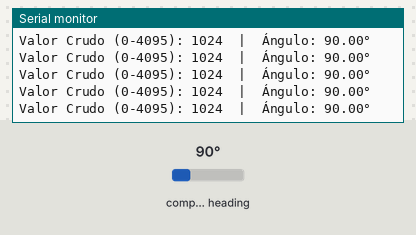
Bench run of a program on a simulated Arduino Nano, built with avr-gcc and run on an emulated ATmega328P. On the bench: the last lines printed to the serial monitor. Wiring (inferred from the names in the program): AS5600 angle sensor at I2C address 0x36. The test bench sets the inputs (shaded band); at power-on: compass heading 90°.

Above: at 1.2 s.
1.3 s: compass heading set to 7°
At 1.57 s:
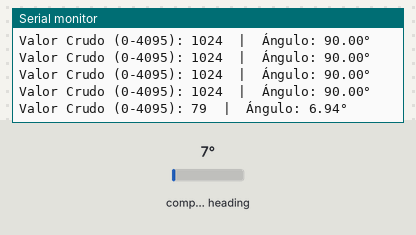
2.8 s: compass heading set to 180°
At 2.98 s:
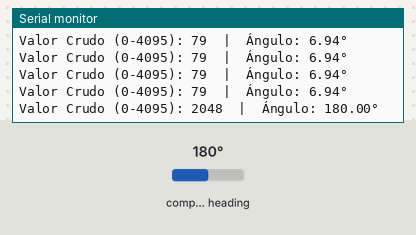
Timing chart, 0 to 5.8 s (numbered marks = the images above; inputs shaded):
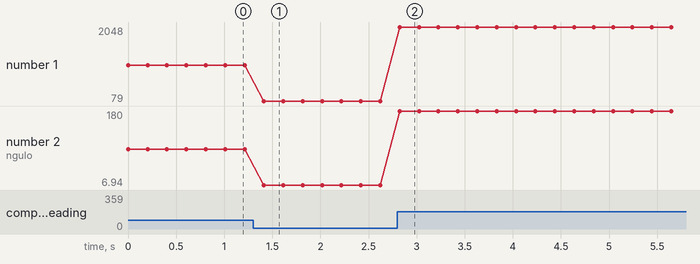

Measured:
- after the input at 1.3 s, the serial monitor: prints a new line after 0.11 s (image 1)
- after the input at 2.8 s, the serial monitor: prints a new line at once (image 2)
- plotted number 1: 1024 → 79 after the input at 1.3 s, 79 → 2048 after the input at 2.8 s
- plotted number 2: 90 → 6.94 after the input at 1.3 s, 6.94 → 180 after the input at 2.8 s

The program:

main.cpp
```cpp
#include <Wire.h> // Única librería estándar obligatoria para el hardware I2C
#include <Arduino.h>


// Definiciones de hardware según el Infineon AS5600 Datasheet
const uint8_t AS5600_ADDRESS = 0x36;  // Dirección I2C fija del sensor
const uint8_t REG_RAW_ANGLE_MSB = 0x0C; // Registro del byte alto del ángulo

void setup() {
    Serial.begin(115200);
    Wire.begin(); // Inicializa el bus I2C en los pines por defecto (A4/A5 en Uno)

    Serial.println("--- Probando AS5600 sin librerías externas ---");
}

void loop() {
    // 1. Apuntar al registro que queremos leer (0x0C)
    Wire.beginTransmission(AS5600_ADDRESS);
    Wire.write(REG_RAW_ANGLE_MSB);
    if (Wire.endTransmission() != 0) {
        Serial.println("Error: No se detecta el AS5600. Revisa conexiones.");
        delay(1000);
        return;
    }

    // 2. Solicitar los 2 bytes consecutivos (0x0C y 0x0D)
    Wire.requestFrom(AS5600_ADDRESS, (uint8_t)2);

    if (Wire.available() >= 2) {
        // Leer el byte alto y el byte bajo
        uint8_t c_alta = Wire.read();
        uint8_t c_baja = Wire.read();

        // 3. C++ Puro: Unir los bytes usando desplazamiento de bits (Bitwise operators)
        // Desplazamos el byte alto 8 posiciones y sumamos el byte bajo.
        // Aplicamos una máscara de 12 bits (0x0FFF) por seguridad.
        uint16_t posicion_cruda = ((uint16_t)c_alta << 8) | c_baja;
        posicion_cruda &= 0x0FFF;

        // 4. Conversión matemática a Grados (0 a 360°)
        float grados = (posicion_cruda * 360.0) / 4096.0;

        // Imprimir resultados en consola
        Serial.print("Valor Crudo (0-4095): ");
        Serial.print(posicion_cruda);
        Serial.print("  |  Ángulo: ");
        Serial.print(grados, 2);
        Serial.println("°");
    }

    delay(200); // Muestreo cada 200 milisegundos
}
```
